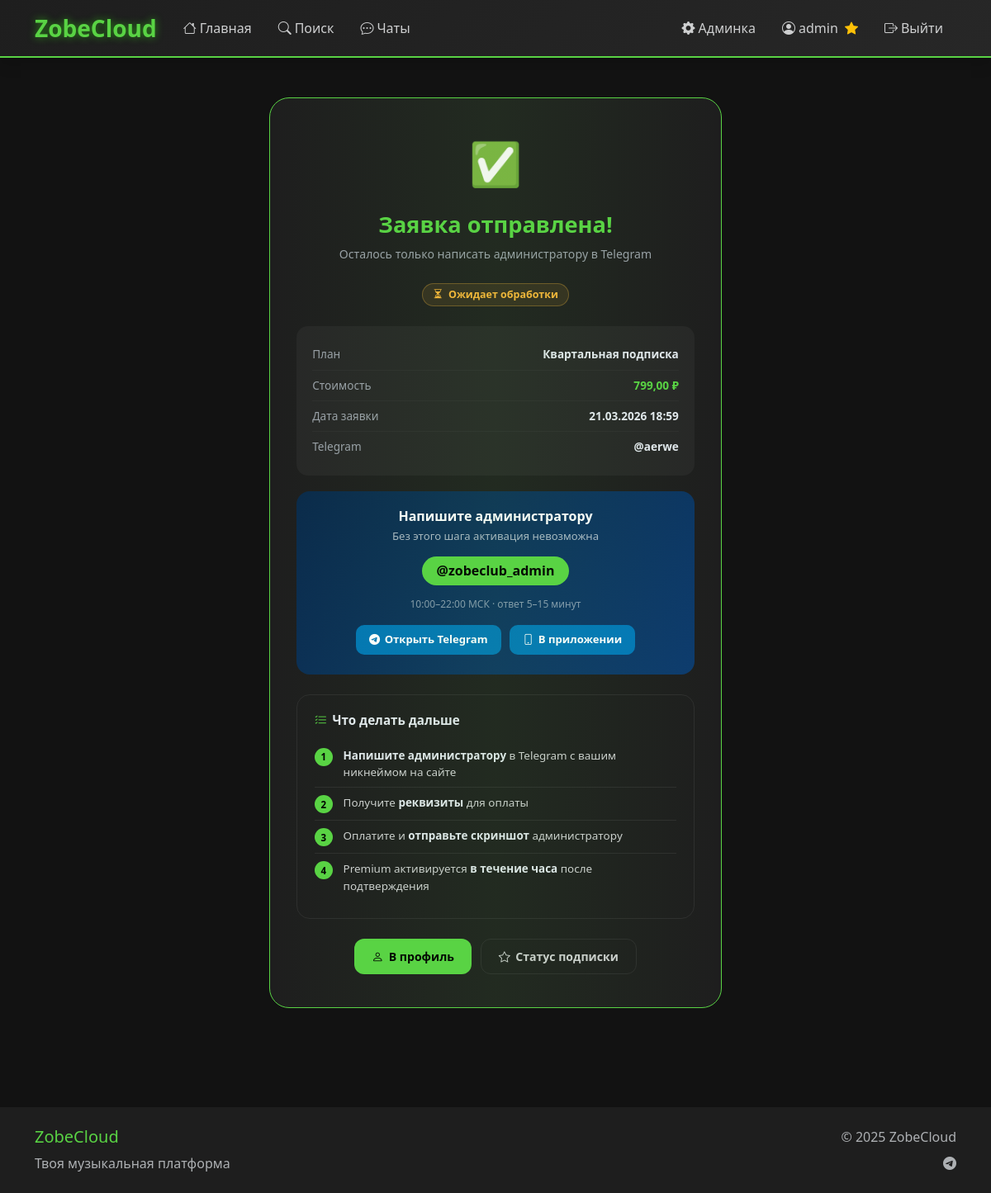
Page /premium/success/ (signed in) on the committed database.
### main/models.py (models this page shows, shortened)
class PremiumSubscription(models.Model):
    PLAN_CHOICES = [
        ('monthly', 'Месячная подписка'),
        ('quarterly', 'Квартальная подписка'),
        ('yearly', 'Годовая подписка'),
    ]
    STATUS_CHOICES = [
        ('pending_payment', 'Ожидает оплаты'),
        ('payment_sent', 'Отправлен в Telegram'),
        ('payment_confirmed', 'Оплата подтверждена'),
        ('active', 'Активна'),
        ('expired', 'Истекла'),
        ('cancelled', 'Отменена'),
    ]
    user = models.ForeignKey(User, on_delete=models.CASCADE, related_name='premium_subscriptions')
    plan_type = models.CharField(max_length=20, choices=PLAN_CHOICES, verbose_name="Тип плана")
    status = models.CharField(max_length=20, choices=STATUS_CHOICES, default='pending_payment', verbose_name="Статус")
    price = models.DecimalField(max_digits=10, decimal_places=2, verbose_name="Цена")
    created_at = models.DateTimeField(auto_now_add=True, verbose_name="Дата создания")
    activated_at = models.DateTimeField(null=True, blank=True, verbose_name="Дата активации")
    expires_at = models.DateTimeField(verbose_name="Дата окончания")
    cancelled_at = models.DateTimeField(null=True, blank=True, verbose_name="Дата отмены")
    telegram_username = models.CharField(max_length=100, blank=True, verbose_name="Telegram username")
    telegram_payment_sent_at = models.DateTimeField(null=True, blank=True, verbose_name="Отправлено в Telegram")
    telegram_message = models.TextField(blank=True, verbose_name="Сообщение для админа")
    admin_confirmed = models.BooleanField(default=False, verbose_name="Пользователь оплатил!")
    admin_notes = models.TextField(blank=True, verbose_name="Заметки администратора")
    confirmed_by = models.ForeignKey(User, on_delete=models.SET_NULL, null=True, blank=True, related_name='confirmed_payments', verbose_name="Подтверждено администратором")
    confirmed_at = models.DateTimeField(null=True, blank=True, verbose_name="Дата подтверждения")
    auto_renewal = models.BooleanField(default=False, verbose_name="Автопродление")
    is_active = models.BooleanField(default=False, verbose_name="Активна")
    class Meta:
        verbose_name = "Премиум подписка"
        verbose_name_plural = "Премиум подписки"
        ordering = ['-created_at']

### main/views.py (the view)
# urls.py: path('premium/success/', views.premium_success, name='premium_success'),
@login_required(login_url='/login/')
def premium_success(request):
    latest_subscription = PremiumSubscription.objects.filter(
        user=request.user
    ).order_by('-created_at').first()
    context = {
        'subscription': latest_subscription
    }
    return render(request, 'main/premium_success.html', context)

### main/models.py (called while the page is built)
    @property
    def is_premium(self):
        try:
            subscription = self.user.premium_subscriptions.filter(
                admin_confirmed=True,
                is_active=True,
                expires_at__gt=timezone.now()
            ).first()
            return subscription is not None
        except:
            return False

### templates/main/premium_success.html (shortened to what this page needs)
{% extends 'main/base.html' %}
{% load static %}
{% block content %}
<div class="container">
  <div class="suc-wrap">
    <div class="suc-card">
      <span class="suc-icon">✅</span>
      <div class="suc-title">Заявка отправлена!</div>
      <div class="suc-subtitle">Осталось только написать администратору в Telegram</div>
      <div class="suc-pending"><i class="bi bi-hourglass-split"></i>Ожидает обработки</div>
      {% if subscription %}
      <div class="suc-info">
        <div class="suc-row">
          <span class="suc-row-lbl">План</span>
          <span class="suc-row-val">{{ subscription.get_plan_type_display }}</span>
        </div>
        <div class="suc-row">
          <span class="suc-row-lbl">Стоимость</span>
          <span class="suc-row-val" style="color:var(--accent-green);">{{ subscription.price }} ₽</span>
        </div>
        <div class="suc-row">
          <span class="suc-row-lbl">Дата заявки</span>
          <span class="suc-row-val">{{ subscription.created_at|date:"d.m.Y H:i" }}</span>
        </div>
        <div class="suc-row">
          <span class="suc-row-lbl">Telegram</span>
          <span class="suc-row-val">{{ subscription.telegram_username }}</span>
        </div>
      </div>
      {% endif %}
      <div class="suc-tg">
        <h3>Напишите администратору</h3>
        <p>Без этого шага активация невозможна</p>
        <div class="suc-tg-handle" onclick="copyHandle()" title="Нажмите чтобы скопировать">@zobeclub_admin</div>
        <div style="font-size:.75rem;color:rgba(255,255,255,.5);margin-bottom:.8rem;">10:00–22:00 МСК · ответ 5–15 минут</div>
        <div>
          <a href="https://t.me/zobeclub_admin" target="_blank" class="suc-tg-btn"><i class="bi bi-telegram"></i>Открыть Telegram</a>
          <a href="tg://resolve?domain=zobeclub_admin" class="suc-tg-btn"><i class="bi bi-phone"></i>В приложении</a>
        </div>
      </div>
      <div class="suc-steps">
        <h3><i class="bi bi-list-check" style="color:var(--accent-green);margin-right:.4rem;"></i>Что делать дальше</h3>
        <div class="suc-step"><div class="suc-step-n">1</div><div><strong>Напишите администратору</strong> в Telegram с вашим никнеймом на сайте</div></div>
        <div class="suc-step"><div class="suc-step-n">2</div><div>Получите <strong>реквизиты</strong> для оплаты</div></div>
        <div class="suc-step"><div class="suc-step-n">3</div><div>Оплатите и <strong>отправьте скриншот</strong> администратору</div></div>
        <div class="suc-step"><div class="suc-step-n">4</div><div>Premium активируется <strong>в течение часа</strong> после подтверждения</div></div>
      </div>
      <div class="suc-actions">
        <a href="{% url 'profile' %}" class="suc-btn suc-btn-primary">
          <i class="bi bi-person"></i> В профиль
        </a>
        <a href="{% url 'premium_status' %}" class="suc-btn suc-btn-outline">
          <i class="bi bi-star"></i> Статус подписки
        </a>
      </div>
    </div>
  </div>
</div>
{% endblock %}

### templates/main/base.html (shortened to what this page needs)
<!DOCTYPE html>
{% load static %}
<html lang="ru" data-bs-theme="dark">
<head>
  <link href="https://cdn.jsdelivr.net/npm/bootstrap@5.3.3/dist/css/bootstrap.min.css" rel="stylesheet">
  <link rel="stylesheet" href="https://cdn.jsdelivr.net/npm/bootstrap-icons@1.11.0/font/bootstrap-icons.css">
  <link rel="stylesheet" href="{% static 'css/style.css' %}">
</head>
<body class="bg-dark text-light">
  <header class="navbar navbar-expand-lg navbar-dark bg-primary sticky-top shadow">
    <div class="container">
      <a class="navbar-brand fw-bold fs-3" href="{% url 'home' %}">ZobeCloud</a>
      <div class="collapse navbar-collapse" id="navbarNav">
        <ul class="navbar-nav me-auto">
          <li class="nav-item">
            <a class="nav-link" href="{% url 'home' %}"><i class="bi bi-house me-1"></i>Главная</a>
          </li>
          <li class="nav-item">
            <a class="nav-link" href="{% url 'search' %}"><i class="bi bi-search me-1"></i>Поиск</a>
          </li>
          {% if user.is_authenticated %}
            <li class="nav-item">
              <a class="nav-link position-relative" href="{% url 'chat_list' %}" id="chatNavLink">
                <i class="bi bi-chat-dots me-1"></i>Чаты
              </a>
            </li>
          {% endif %}
        </ul>
        <ul class="navbar-nav">
          {% if user.is_authenticated %}
            {% if user.is_staff or user.is_superuser %}
              <li class="nav-item">
                <a class="nav-link text-warning" href="/admin/" target="_blank" title="Панель администратора">
                  <i class="bi bi-gear-fill me-1"></i>Админка
                </a>
              </li>
            {% endif %}
            <li class="nav-item">
              <a class="nav-link" href="{% url 'profile' %}">
                <i class="bi bi-person-circle me-1"></i>{{ user.username }}
                {% if user.profile.is_premium %}
                  <i class="bi bi-star-fill text-warning ms-1" title="Премиум"></i>
                {% endif %}
              </a>
            </li>
            <li class="nav-item">
              <a class="nav-link text-danger" href="{% url 'logout' %}">
                <i class="bi bi-box-arrow-right me-1"></i>Выйти
              </a>
            </li>
          {% endif %}
        </ul>
      </div>
    </div>
  </header>
  <div id="page-wrap">
    <main id="page-main">
      {% block content %}{% endblock %}
    </main>
    <footer class="bg-secondary text-center py-4 mt-5">
      <div class="container">
        <div class="row">
          <div class="col-md-6 text-md-start">
            <h5 class="text-success">ZobeCloud</h5>
            <p class="text-muted mb-0">Твоя музыкальная платформа</p>
          </div>
          <div class="col-md-6 text-md-end">
            <p class="text-muted mb-0">© 2025 ZobeCloud</p>
            <div class="mt-2"><a href="#" class="text-muted"><i class="bi bi-telegram"></i></a></div>
          </div>
        </div>
      </div>
    </footer>
  </div>
</body>
</html>

### static/css/style.css (style rules this page uses)
:root { --bg-primary: #121212; --bg-secondary: #1e1e1e; --bg-tertiary: #272727; --bg-quaternary: #2e2e2e; --bg-dark: #121212; --card-bg: #1e1e1e; --text-primary: #e3e8ee; --text-secondary: #cecfd0; --text-muted: #9aa0a8; --accent-green: #59d344; --accent-green-hover: #29c20e; --accent-green-light: #4cd131; --accent-green-dark: #28990e; --accent-color: #59d344; --accent-hover: #29c20e; --accent-secondary: #1d6b0f; --success-color: var(--accent-green); --danger-color: #f35f6b; --warning-color: #f8b539; --info-color: #899bfd; --border-color: #2e2e2e; --border-hover: var(--accent-green); --border-radius: 12px; --shadow-light: 0 2px 8px rgba(0, 0, 0, 0.3); --shadow-medium: 0 4px 16px rgba(0, 0, 0, 0.4); --shadow-heavy: 0 8px 32px rgba(0, 0, 0, 0.6); --shadow-green: 0 0 20px rgba(89, 211, 68, 0.35); --shadow: 0 4px 16px rgba(0, 0, 0, 0.4); }
* { box-sizing: border-box; }
html { height: 100%; }
body { background: linear-gradient(135deg, var(--bg-primary) 0%, var(--bg-secondary) 100%); color: var(--text-primary); font-family: 'Segoe UI', Tahoma, Geneva, Verdana, sans-serif; min-height: 100vh; display: flex; flex-direction: column; }
.bg-primary { background: linear-gradient(135deg, var(--bg-secondary), var(--bg-tertiary)) !important; border-bottom: 2px solid var(--accent-green); }
.bg-dark { background: var(--bg-primary) !important; }
.bg-secondary { background: var(--bg-secondary) !important; }
.text-success { color: var(--accent-green) !important; }
.navbar-brand { color: var(--accent-green) !important; text-shadow: 0 0 10px rgba(57, 255, 20, 0.5); }
.nav-link { color: var(--text-secondary) !important; transition: all 0.3s ease; border-radius: 6px; margin: 0 4px; padding: 8px 12px !important; }
#page-wrap { min-height: 100vh; }
a, button, .btn, .nav-link, .track-card, .artist-card, .playlist-card { transition-property: background-color, border-color, color, opacity, transform, box-shadow; transition-duration: 0.3s; transition-timing-function: ease; }

### rows in the picture
PremiumSubscription: plan_type "Квартальная подписка", price "799,00", created_at "21.03.2026 18:59", telegram_username "@aerwe"

### other values in the picture
{{ user.username }} "admin"
